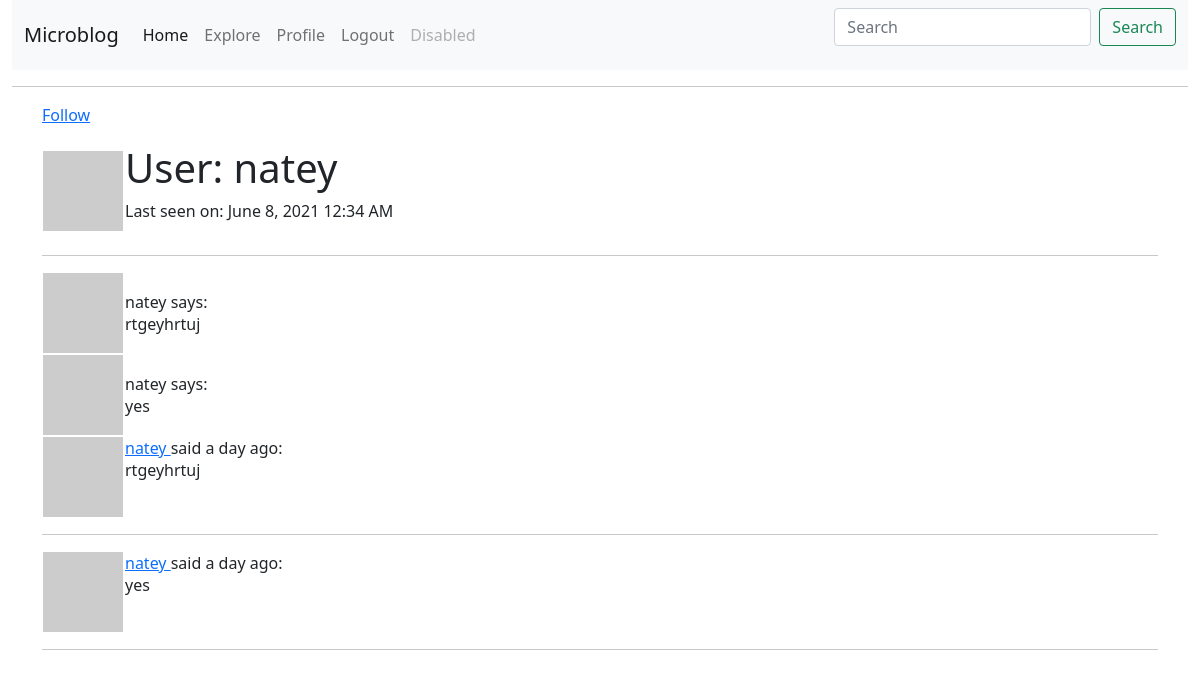
Screenshot of /user/natey/ (signed in) with the database file from the repository.
### app/models.py (models this page shows, shortened)
class User(UserMixin, db.Model):
    id = db.Column(db.Integer, primary_key=True)
    username = db.Column(db.String(64), index=True, unique=True)
    email = db.Column(db.String(120), index=True, unique=True)
    password_hash = db.Column(db.String(128))
    tasks = db.relationship('Task', backref='author', lazy='dynamic')
    about_me = db.Column(db.String(140))
    last_seen = db.Column(db.DateTime, default=datetime.utcnow)
    followed = db.relationship(
        'User', secondary=followers,
        primaryjoin=(followers.c.follower_id == id),
        secondaryjoin=(followers.c.followed_id == id),
        backref=db.backref('followers', lazy='dynamic'), lazy='dynamic')
    def avatar(self, size):
        digest = md5(self.email.lower().encode('utf-8')).hexdigest()
        return 'https://www.gravatar.com/avatar/{}?d=identicon&s={}'.format(
            digest, size
        )
    def is_following(self, user):
        return self.followed.filter(
            followers.c.followed_id == user.id).count() > 0

class Task(db.Model):
    id = db.Column(db.Integer, primary_key=True)
    body = db.Column(db.String(140))
    timestamp = db.Column(db.DateTime, index=True, default=datetime.utcnow)
    user_id = db.Column(db.Integer, db.ForeignKey('user.id'))

### app/routes.py (the view)
@app.route('/user/<username>/')
@login_required
def user(username):
    user = User.query.filter_by(username=username).first_or_404()
    page = request.args.get('page', 1, type=int)
    tasks = user.tasks.order_by(Task.timestamp.desc()).paginate(
        page, app.config['POSTS_PER_PAGE'], False)
    next_url = url_for('user', username=user.username, page=tasks.next_num) \
        if tasks.has_next else None
    prev_url = url_for('user', username=user.username, page=tasks.prev_num) \
        if tasks.has_prev else None
    return render_template('user.html', user=user, tasks=tasks.items,
                           next_url=next_url, prev_url=prev_url)

### app/models.py (called while the page is built)
@login.user_loader
def load_user(id):
    return User.query.get(int(id))

### app/routes.py (called while the page is built)
@app.before_request
def before_request():
    if current_user.is_authenticated:
        current_user.last_seen = datetime.utcnow()
        db.session.commit()

### app/templates/user.html (shortened to what this page needs)
{% extends "base.html" %}
{% block app_content  %}
    <table>
        <tr>
            <td><img src="{{ user.avatar(128) }}"></td>
            <td>
                <h1>User: {{ user.username }}</h1>
                {% if user.last_seen %}
                <p>Last seen on: {{ moment(user.last_seen).format('LLL') }}</p>
                {% endif %}
            </td>
            {% if user == current_user %}
                <p><a href="{{ url_for('edit_profile') }}">Edit your profile</a></p>
                   {% elif not current_user.is_following(user) %}
                <p><a href="{{ url_for('follow', username=user.username) }}">Follow</a></p>
            {% else %}
            <p><a href="{{ url_for('unfollow', username=user.username) }}">Unfollow</a></p>
            {% endif %}
        </tr>
    </table>
    <hr>
    {% for task in tasks %}
    <table>
        <tr vertical-align="top">
            <td><img src="{{ task.author.avatar(36) }}"></td>
            <td>{{ task.author.username }} says:<br>{{ task.body }}</td>
        </tr>
    </table>
    {% endfor %}
    {% for task in tasks %}
        {% include '_post.html' %}
    {% endfor %}
{% endblock %}

### app/templates/_post.html
{% block app_content %}
     <table>
        <tr valign="top">
            <td width="70px">
                 <a href="{{ url_for('user', username=task.author.username) }}">
                    <img src="{{ task.author.avatar(70) }}" />
                </a>
            <td>
                <a href="{{ url_for('user', username=task.author.username) }}">
                    {{ task.author.username }}
                </a>
                said {{ moment(task.timestamp).fromNow() }}:
            <br>
            {{ task.body }}
            </td>
        </tr>
    </table>
    <hr>
{% endblock %}

### rows the page displays
User: username "natey", last_seen "June 8, 2021 12:34 AM"
Task: author.username "natey", body "rtgeyhrtuj", timestamp "a day ago"
Task: author.username "natey", body "yes", timestamp "a day ago"
